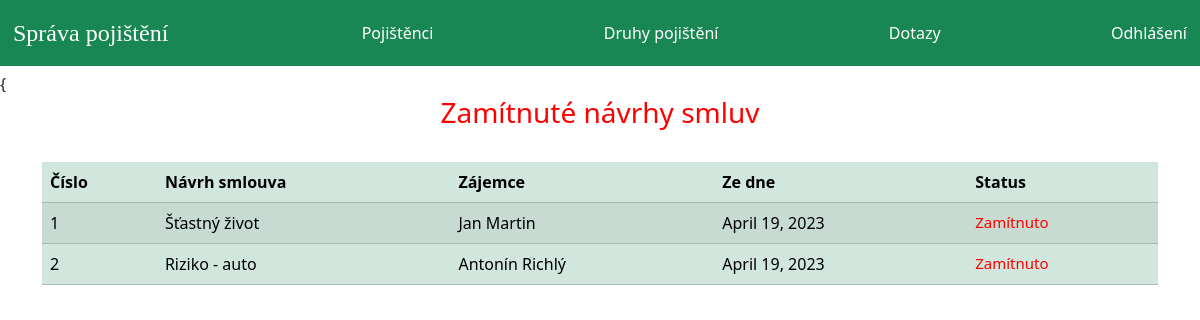
Screenshot of /zamitnute-navrhy-smluv with the database file from the repository.
### pojisteni/models.py (models this page shows, shortened)
class PolicyRecord(models.Model):
    customer = models.ForeignKey(Customer, on_delete=models.CASCADE)
    Policy = models.ForeignKey(Policy, on_delete=models.CASCADE)
    status = models.CharField(max_length=100, default='Čeká na schválení')
    creation_date = models.DateField(auto_now=True)

class Policy(models.Model):
    category = models.ForeignKey('Category', on_delete=models.CASCADE)
    policy_name = models.CharField(max_length=200)
    sum_assurance = models.PositiveIntegerField()
    premium = models.PositiveIntegerField()
    tenure = models.PositiveIntegerField()
    creation_date = models.DateField(auto_now=True)
    def __str__(self):
        return self.policy_name

### pojistenec/models.py (models this page shows, shortened)
class Customer(models.Model):
    user = models.OneToOneField(User, on_delete=models.CASCADE)
    birth_date = models.DateField()
    address = models.CharField(max_length=40)
    email = models.EmailField()
    mobile = models.CharField(max_length=20, null=False)
    def __str__(self):
        return self.user.first_name + " " + self.user.last_name

### pojisteni/views.py (the view)
# urls.py: path('zamitnute-navrhy-smluv', views.zamitnute_navrhy_smluv_view,
def zamitnute_navrhy_smluv_view(request):
    policyrecords = models.PolicyRecord.objects.all().filter(status='Zamítnuto')
    return render(request, 'pojisteni/zamitnute_navrhy_smluv.html', {'policyrecords': policyrecords})

### templates/pojisteni/zamitnute_navrhy_smluv.html (shortened to what this page needs)
{% extends 'pojisteni/adminbase.html' %}
{% block content %}
{%load static%}
{% load django_bootstrap5 %}
<head>
    {{% bootstrap_css %}
</head>
<br>
<div class="container">
  <div class="panel panel-primary">
    <div class="panel-heading">
      <h3>Zamítnuté návrhy smluv</h3><br>
    </div>
    <table  class="table table-success table-striped">
      <thead>
        <tr>
        <th>Číslo</th>
          <th>Návrh smlouva</th>
          <th>Zájemce</th>
          <th> Ze dne</th>
          <th>Status</th>
        </tr>
      </thead>
      {% for t in policyrecords %}
      <tr>
        <td> {{ forloop.counter }}</td>
        <td> {{t.Policy}}</td>
        <td> {{t.customer}}</td>
        <td>{{t.creation_date}}</td>
        <td style="color:red;font-size:15px;">{{t.status}}</td>
      </tr>
      {% endfor %}
    </table>
  </div>
</div>
<br><br><br><br><br><br>
{% endblock content %}

### templates/pojisteni/zamitnute_navrhy_smluv.html (style rules this page uses)
h3 { text-align: center; color:red; }

### rows the page displays
PolicyRecord: Policy "Šťastný život", customer "Jan Martin", creation_date "April 19, 2023", status "Zamítnuto"
PolicyRecord: Policy "Riziko - auto", customer "Antonín Richlý", creation_date "April 19, 2023", status "Zamítnuto"
